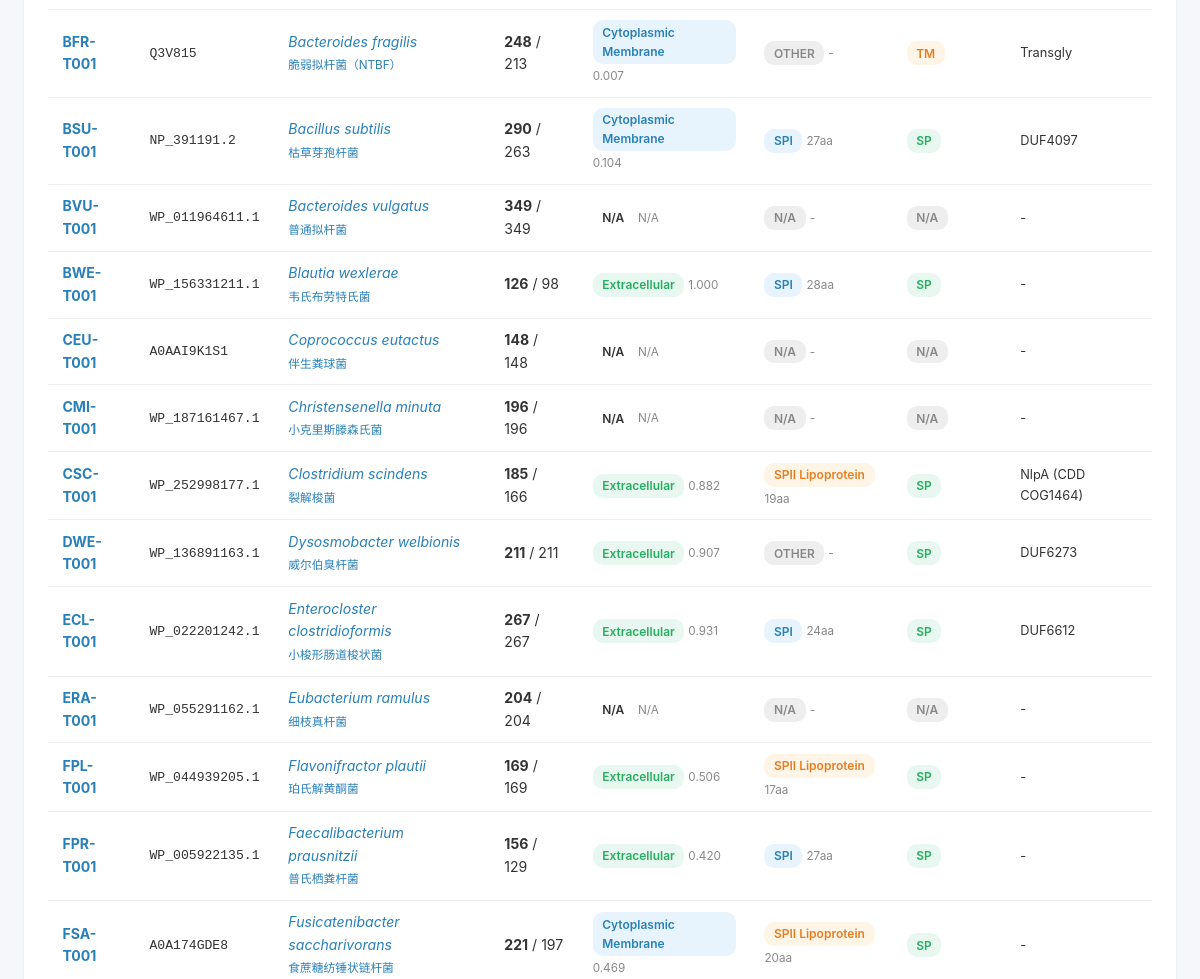
/proteins (middle part), run on an earlier commit of the app's database.
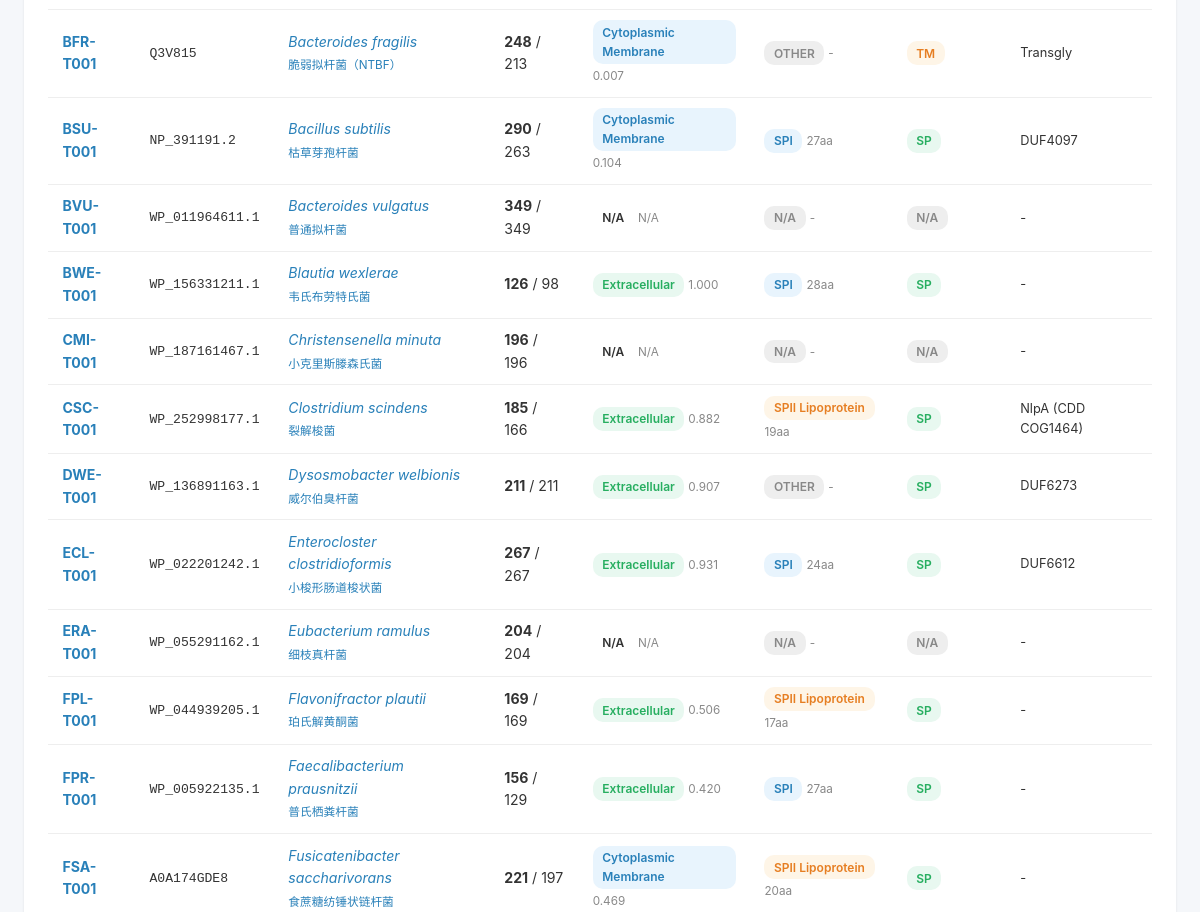
And on a later commit of the database.
### tables this page shows
CREATE TABLE Target_Protein (
        Species_ID            TEXT NOT NULL,
        Protein_ID            TEXT PRIMARY KEY,
        ID_Accession          TEXT,
        Full_Length           INTEGER,
        AA_Length             INTEGER,
        Protein_Sequence      TEXT,
        Localization_Evidence TEXT,
        DeepLocPro_Location   TEXT,
        DeepLocPro_ExtProb    REAL,
        SignalP_Category      TEXT,
        SignalP_SPLen         INTEGER,
        DeepTMHMM_Type        TEXT,
        Pfam_Family           TEXT,
        Notes                 TEXT,
        FOREIGN KEY (Species_ID) REFERENCES Species(Species_ID)
    );

CREATE TABLE Species (
        Species_ID      TEXT PRIMARY KEY,
        Scientific_Name TEXT NOT NULL,
        Chinese_Name    TEXT,
        Taxonomy_ID     INTEGER,
        Genome_Accession TEXT,
        Proteome_Source TEXT,
        Notes           TEXT
    );

### app.py (the view)
@app.route('/proteins')
def protein_list():
    db = get_db()
    q = request.args.get('q', '')
    sql = """
        SELECT p.*, s.Scientific_Name, s.Chinese_Name,
               (SELECT COUNT(*) FROM Binder b WHERE b.Species_ID=p.Species_ID) as binder_cnt
        FROM Target_Protein p JOIN Species s ON p.Species_ID=s.Species_ID
    """
    if q:
        rows = db.execute(sql+" WHERE p.Protein_ID LIKE ? OR s.Scientific_Name LIKE ? ORDER BY p.Protein_ID",
                          (f'%{q}%',f'%{q}%')).fetchall()
    else:
        rows = db.execute(sql+" ORDER BY p.Protein_ID").fetchall()
    return render_template('proteins.html', proteins=rows, q=q)

### app.py (called while the page is built)
@app.context_processor
def inject_meta():
    return {'DB_VERSION': DB_VERSION, 'REPO_URL': REPO_URL}

def get_db():
    if 'db' not in g:
        g.db = sqlite3.connect(DB_PATH)
        g.db.row_factory = sqlite3.Row
    return g.db

### templates/proteins.html (shortened to what this page needs)
{% extends "base.html" %}
{% block content %}
<div class="card">
    <table>
        <tbody>
            {% for p in proteins %}
            <tr>
                <td><a href="/proteins/{{ p.Protein_ID }}"><strong>{{ p.Protein_ID }}</strong></a></td>
                <td style="font-family:monospace;font-size:.82rem;">{{ p.ID_Accession }}</td>
                <td><a href="/species/{{ p.Species_ID }}"><em>{{ p.Scientific_Name }}</em><br><small>{{ p.Chinese_Name }}</small></a></td>
                <td><strong>{{ p.Full_Length }}</strong> / {{ p.AA_Length }}</td>
                <td>
                    {% if p.DeepLocPro_Location == 'Extracellular' %}
                    <span class="badge badge-green">Extracellular</span>
                    {% elif p.DeepLocPro_Location %}
                    <span class="badge badge-blue">{{ p.DeepLocPro_Location }}</span>
                    {% else %}
                    <span class="badge">N/A</span>
                    {% endif %}
                    {% if p.DeepLocPro_ExtProb is not none %}
                    <small style="color:#888;">{{ '%.3f'|format(p.DeepLocPro_ExtProb) }}</small>
                    {% else %}
                    <small style="color:#888;">N/A</small>
                    {% endif %}
                </td>
                <td>
                    {% if p.SignalP_Category and p.SignalP_Category.startswith('SPII') %}
                    <span class="badge badge-orange">SPII Lipoprotein</span>
                    {% elif p.SignalP_Category and p.SignalP_Category.startswith('SPI') %}
                    <span class="badge badge-blue">SPI</span>
                    {% elif p.SignalP_Category %}
                    <span class="badge" style="background:#eee;color:#888;">OTHER</span>
                    {% else %}
                    <span class="badge" style="background:#eee;color:#888;">N/A</span>
                    {% endif %}
                    <small style="color:#888;">{% if p.SignalP_SPLen %}{{ p.SignalP_SPLen }}aa{% else %}-{% endif %}</small>
                </td>
                <td>
                    {% if p.DeepTMHMM_Type in ('TM','SP+TM') %}
                    <span class="badge badge-orange">{{ p.DeepTMHMM_Type }}</span>
                    {% elif p.DeepTMHMM_Type %}
                    <span class="badge badge-green">{{ p.DeepTMHMM_Type }}</span>
                    {% else %}
                    <span class="badge" style="background:#eee;color:#888;">N/A</span>
                    {% endif %}
                </td>
                <td style="font-size:.8rem;max-width:170px;">{{ p.Pfam_Family.replace('；','; ') if p.Pfam_Family else '-' }}</td>
            </tr>
            {% endfor %}
        </tbody>
    </table>
</div>
{% endblock %}

What changed in the data, as far as the page shows it:
removed Target_Protein: Protein_ID "CEU-T001", ID_Accession "A0AAI9K1S1", Scientific_Name "Coprococcus eutactus", Chinese_Name "伴生粪球菌", Full_Length "148", AA_Length "148", shows "N/A", Pfam_Family "-"
